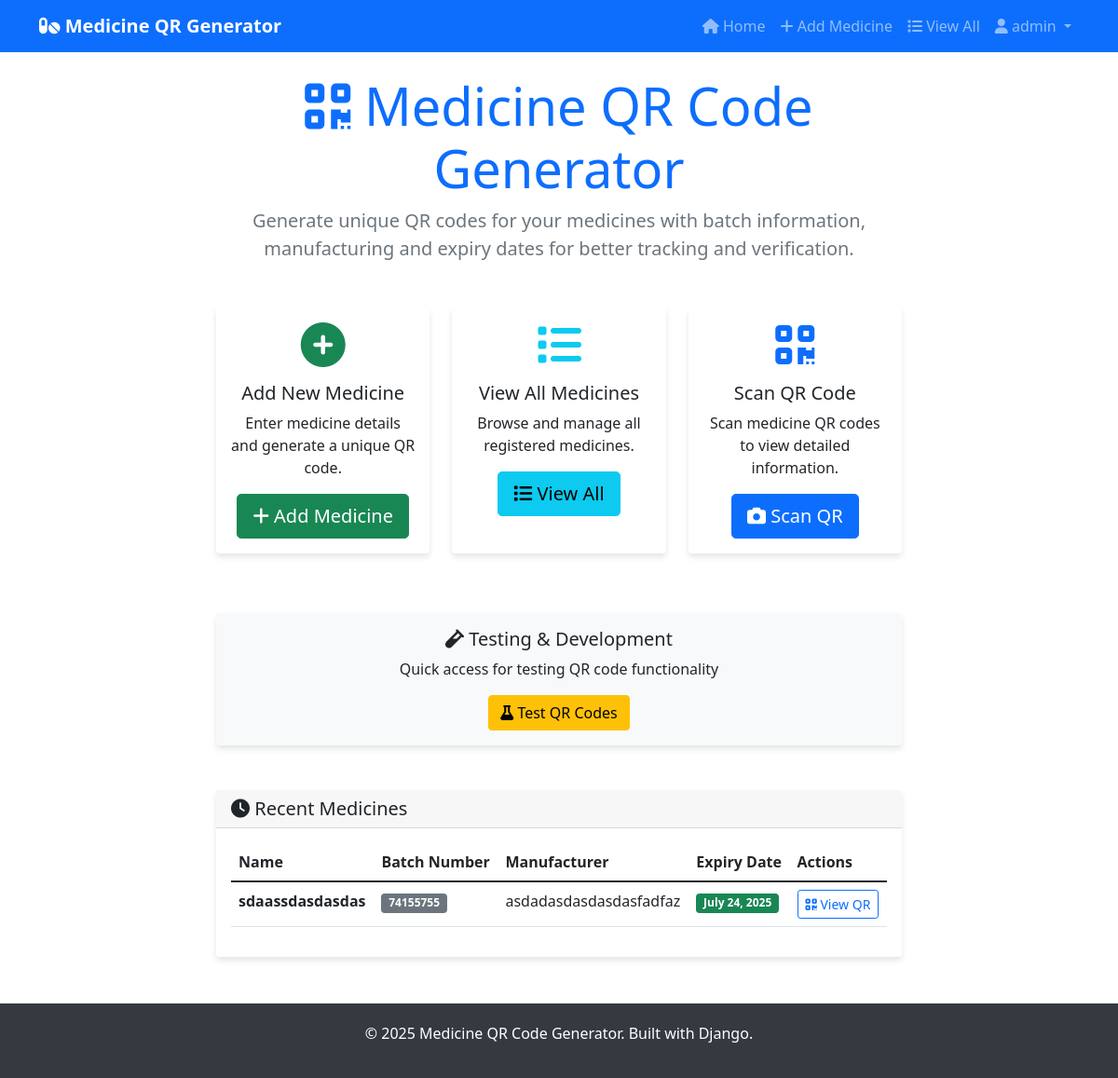
Page / (signed in) on the earlier database version.
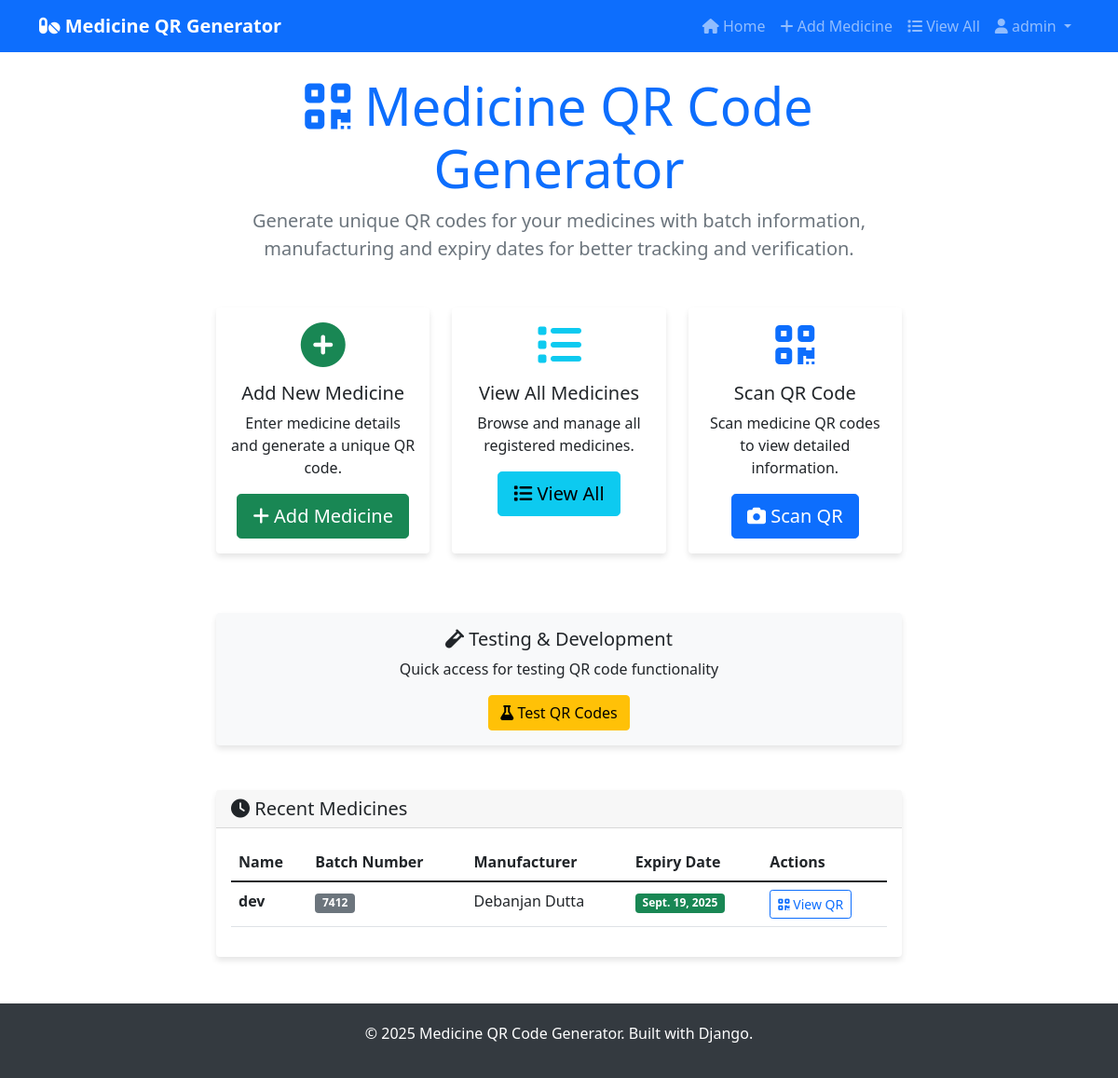
Same page on the later database version.
### medicines/models.py (models this page shows, shortened)
class Medicine(models.Model):
    name = models.CharField(max_length=255, help_text="Name of the medicine")
    description = models.TextField(blank=True, null=True, help_text="Medicine description")
    batch_number = models.CharField(max_length=100, unique=True, help_text="Unique batch number")
    manufacturing_date = models.DateField(help_text="Manufacturing date")
    expiry_date = models.DateField(help_text="Expiry date")
    manufacturer = models.CharField(max_length=255, help_text="Manufacturer name")
    mrp = models.DecimalField(max_digits=10, decimal_places=2, null=True, blank=True, help_text="Maximum Retail Price")
    caution = models.TextField(blank=True, null=True, help_text="Cautionary information")
    created_at = models.DateTimeField(auto_now_add=True)
    updated_at = models.DateTimeField(auto_now=True)
    class Meta:
        ordering = ['-created_at']
        verbose_name = "Medicine"
        verbose_name_plural = "Medicines"

### medicines/views.py (the view)
# urls.py: 2. Add a URL to urlpatterns:  path('', views.home, name='home')
def home(request):
    recent_medicines = Medicine.objects.all()[:5]
    return render(request, 'medicines/home.html', {'recent_medicines': recent_medicines})

### medicines/templates/medicines/home.html (shortened to what this page needs)
{% extends 'medicines/base.html' %}
{% block content %}
<div class="row">
    <div class="col-lg-8 mx-auto">
        <div class="text-center mb-5">
            <h1 class="display-4 text-primary">
                <i class="fas fa-qrcode"></i> Medicine QR Code Generator
            </h1>
            <p class="lead text-muted">
                Generate unique QR codes for your medicines with batch information,
                manufacturing and expiry dates for better tracking and verification.
            </p>
        </div>
        <div class="row mb-5">
            {% if user.is_authenticated %}
            <div class="col-md-4 mb-3">
                <div class="card h-100">
                    <div class="card-body text-center">
                        <i class="fas fa-plus-circle fa-3x text-success mb-3"></i>
                        <h5 class="card-title">Add New Medicine</h5>
                        <p class="card-text">Enter medicine details and generate a unique QR code.</p>
                        <a href="{% url 'medicines:create_qr' %}" class="btn btn-success btn-lg">
                            <i class="fas fa-plus"></i> Add Medicine
                        </a>
                    </div>
                </div>
            </div>
            <div class="col-md-4 mb-3">
                <div class="card h-100">
                    <div class="card-body text-center">
                        <i class="fas fa-list fa-3x text-info mb-3"></i>
                        <h5 class="card-title">View All Medicines</h5>
                        <p class="card-text">Browse and manage all registered medicines.</p>
                        <a href="{% url 'medicines:medicine_list' %}" class="btn btn-info btn-lg">
                            <i class="fas fa-list"></i> View All
                        </a>
                    </div>
                </div>
            </div>
            <div class="col-md-4 mb-3">
                <div class="card h-100">
                    <div class="card-body text-center">
                        <i class="fas fa-qrcode fa-3x text-primary mb-3"></i>
                        <h5 class="card-title">Scan QR Code</h5>
                        <p class="card-text">Scan medicine QR codes to view detailed information.</p>
                        <a href="{% url 'medicines:qr_scanner' %}" class="btn btn-primary btn-lg">
                            <i class="fas fa-camera"></i> Scan QR
                        </a>
                    </div>
                </div>
            </div>
            {% endif %}
        </div>
        {% if user.is_authenticated and recent_medicines %}
        <div class="row mb-5">
            <div class="col-12">
                <div class="card bg-light">
                    <div class="card-body text-center">
                        <h5 class="card-title"><i class="fas fa-vial"></i> Testing & Development</h5>
                        <p class="card-text">Quick access for testing QR code functionality</p>
                        <a href="{% url 'medicines:qr_test_page' %}" class="btn btn-warning">
                            <i class="fas fa-flask"></i> Test QR Codes
                        </a>
                    </div>
                </div>
            </div>
        </div>
        {% endif %}
        {% if user.is_authenticated %}
        {% if recent_medicines %}
        <div class="card">
            <div class="card-header">
                <h5 class="mb-0">
                    <i class="fas fa-clock"></i> Recent Medicines
                </h5>
            </div>
            <div class="card-body">
                <div class="table-responsive">
                    <table class="table table-hover">
                        <thead>
                            <tr>
                                <th>Name</th>
                                <th>Batch Number</th>
                                <th>Manufacturer</th>
                                <th>Expiry Date</th>
                                <th>Actions</th>
                            </tr>
                        </thead>
                        <tbody>
                            {% for medicine in recent_medicines %}
                            <tr>
                                <td><strong>{{ medicine.name }}</strong></td>
                                <td><span class="badge bg-secondary">{{ medicine.batch_number }}</span></td>
                                <td>{{ medicine.manufacturer }}</td>
                                <td>
                                    <span class="badge bg-{% if medicine.expiry_date|date:'Y-m-d' < 'today'|date:'Y-m-d' %}danger{% else %}success{% endif %}">
                                        {{ medicine.expiry_date }}
                                    </span>
                                </td>
                                <td>
                                    <a href="{% url 'medicines:qr_code_display' medicine.pk %}"
                                       class="btn btn-sm btn-outline-primary">
                                        <i class="fas fa-qrcode"></i> View QR
                                    </a>
                                </td>
                            </tr>
                            {% endfor %}
                        </tbody>
                    </table>
                </div>
            </div>
        </div>
        {% endif %}
        {% endif %}
    </div>
</div>
{% endblock %}

### medicines/templates/medicines/base.html (shortened to what this page needs)
<!DOCTYPE html>
<html lang="en">
<head>
    <link href="https://cdn.jsdelivr.net/npm/bootstrap@5.1.3/dist/css/bootstrap.min.css" rel="stylesheet">
    <link href="https://cdnjs.cloudflare.com/ajax/libs/font-awesome/6.0.0/css/all.min.css" rel="stylesheet">
</head>
<body>
    <nav class="navbar navbar-expand-lg navbar-dark bg-primary">
        <div class="container">
            <a class="navbar-brand" href="{% url 'medicines:home' %}">
                <i class="fas fa-pills"></i> Medicine QR Generator
            </a>
            <div class="collapse navbar-collapse" id="navbarNav">
                <ul class="navbar-nav ms-auto">
                    <li class="nav-item">
                        <a class="nav-link" href="{% url 'medicines:home' %}">
                            <i class="fas fa-home"></i> Home
                        </a>
                    </li>
                    {% if user.is_authenticated %}
                        <li class="nav-item">
                            <a class="nav-link" href="{% url 'medicines:create_qr' %}">
                                <i class="fas fa-plus"></i> Add Medicine
                            </a>
                        </li>
                        <li class="nav-item">
                            <a class="nav-link" href="{% url 'medicines:medicine_list' %}">
                                <i class="fas fa-list"></i> View All
                            </a>
                        </li>
                        <li class="nav-item dropdown">
                            <a class="nav-link dropdown-toggle" href="#" id="navbarDropdown" role="button" data-bs-toggle="dropdown">
                                <i class="fas fa-user"></i> {{ user.username }}
                            </a>
                        </li>
                    {% endif %}
                </ul>
            </div>
        </div>
    </nav>
    <main class="container mt-4">
        {% block content %}
        {% endblock %}
    </main>
    <footer class="text-center">
        <div class="container">
            <p>&copy; 2025 Medicine QR Code Generator. Built with Django.</p>
        </div>
    </footer>
</body>
</html>

### medicines/templates/medicines/base.html (style rules this page uses)
.navbar-brand { font-weight: bold; }
.card { box-shadow: 0 4px 6px rgba(0, 0, 0, 0.1); border: none; }
footer { background-color: #343a40; color: white; padding: 20px 0; margin-top: 50px; }

Differences in the rows shown:
removed Medicine: name "sdaassdasdasdas", batch_number "74155755", manufacturer "asdadasdasdasdasfadfaz", expiry_date "July 24, 2025"
added Medicine: name "dev", batch_number "7412", manufacturer "Debanjan Dutta", expiry_date "Sept. 19, 2025"
